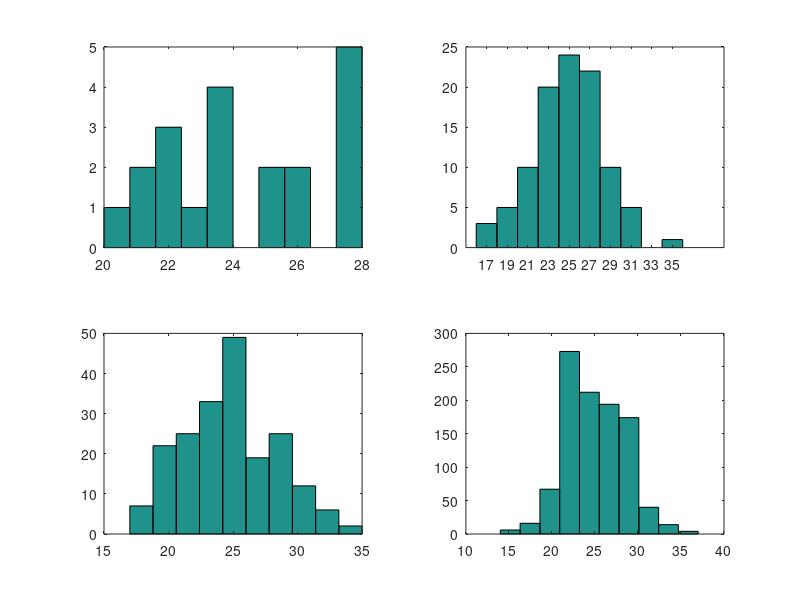

Write the MATLAB code that produced this figure.
clc;clear all;
i=1;
for i = 1 : 20
A = randi([0:1],[50,1]);
No_of_heads(i)=sum(A(:) == 1); % Total No of heads %
end
subplot(2,2,1); hist(No_of_heads);
hold all;

i=1;
for i = 1 : 100
A = randi([0:1],[50,1]);
No_of_heads(i)=sum(A(:) == 1); % Total No of heads %
end
subplot(2,2,2); hist(No_of_heads);

i=1;
for i = 1 : 200
A = randi([0:1],[50,1]);
No_of_heads(i)=sum(A(:) == 1); % Total No of heads %
end
subplot(2,2,3); hist(No_of_heads);

i=1;
for i = 1 : 1000
A = randi([0:1],[50,1]);
No_of_heads(i)=sum(A(:) == 1) ;% Total No of heads %
end
subplot(2,2,4); hist(No_of_heads);





